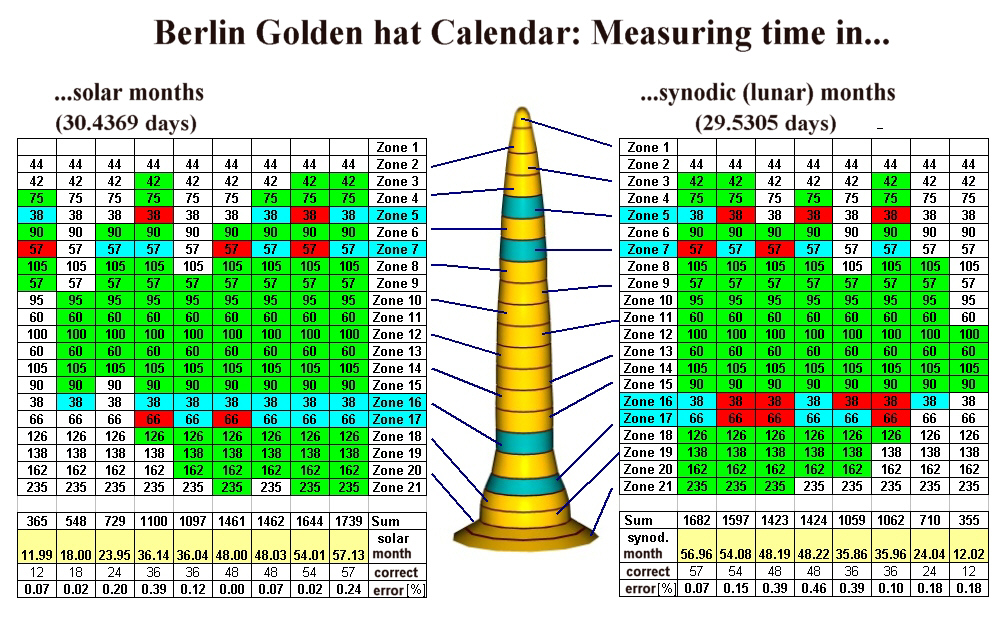
#> input picture assets/Berlin_Gold_hat_calendar.jpg, 1008 x 626 px, given in place of assets, which was not available
$ python measure_silhouette.py ../assets
#> lines starting #> are read from the running program, lines starting #| are printed output that depends on the picture; after the words box and inside, x2 and y2 are one past the last pixel; in counts of white or black regions, pixels touching at a corner belong together; pictures that were not available may be replaced by others from this repository, and a replacement may not be noted
#!/usr/bin/env python3
"""Measure the Berlin Gold Hat's silhouette from a photo, and forward-check r(z).

numpy + PIL only. No OpenCV, and none is needed.

    python3 scripts/measure_silhouette.py --list
    python3 scripts/measure_silhouette.py "assets/Cappello_....jpg" --dump
    python3 scripts/measure_silhouette.py "assets/Cappello_....jpg" --project

Segmentation: the background is *whatever the image border strip is* -- these
photos sit on a pure black surround -- so the foreground is any pixel far enough
from the border median. That is deliberately dumber than Otsu, which returns a
degenerate threshold when the border is one flat colour and then inverts.

`--dump` prints the mask as ASCII. That is how an agent whose model cannot
accept image content verifies that segmentation found the hat and not the
backdrop, a display stand, or a case reflection.

Why this is a *forward* check and not a measurement of r(z): the usable photo is
a tilted view (15 deg or so). A ring of radius r at height z projects to an
ellipse, not a point row, so the silhouette at a given row is

    max over z of  r(z) * sqrt(1 - ((v - z*cos t)/(r(z)*sin t))**2)

with v the image row in mm. Reading r(z) straight off the outline is therefore
wrong by up to r*sin(t) ~ 40 px of vertical smear. Instead the scale and tilt are
recovered from the brim, and the *planned* profile is projected and compared with
what the photo actually shows. See IMPLEMENTATION_PLAN.md section 12 (P1).
"""

import argparse
import glob
import json
import math
import os
import sys

import numpy as np
from PIL import Image

REPO = os.path.dirname(os.path.dirname(os.path.abspath(__file__)))
HAT_HEIGHT_MM = 745.0
BRIM_DIA_MM = 301.0


def silhouette(path, tol=None):
    """Foreground = far from the border median. Returns (mask, bg, tol)."""
    gray = np.asarray(Image.open(path).convert("L"), float)
    h, w = gray.shape
    pad = max(2, min(h, w) // 50)
    border = np.concatenate(
        [gray[:pad].ravel(), gray[-pad:].ravel(),
         gray[:, :pad].ravel(), gray[:, -pad:].ravel()]
    )
    bg = float(np.median(border))
    mad = float(np.median(np.abs(border - bg)))
    if tol is None:
        # 6*MAD tolerates a noisy background. The floor is 4, not 12: on the
        # museum photo the hat's own shadowed gold is barely brighter than the
        # black surround, and a floor of 12 carves holes out of the lower shaft
        # (48 collapsed rows at 12, 1 at 4). A floor of ~4 is just above this
        # scan's JPEG noise. Override with --tol.
        tol = max(4.0, 6.0 * mad)
    return np.abs(gray - bg) > tol, bg, tol


def runs(row):
    """Contiguous foreground spans in one row, as [(x_start, x_end)] inclusive."""
    idx = np.flatnonzero(row)
    if idx.size == 0:
        return []
    brk = np.flatnonzero(np.diff(idx) > 1)
    starts = np.concatenate(([0], brk + 1))
    ends = np.concatenate((brk, [idx.size - 1]))
    return [(int(idx[s]), int(idx[e])) for s, e in zip(starts, ends)]


def envelope(mask, gap_tol=25, min_run=3):
    """Per-row outer extent of the object, as [(y, x0, x1)].

    The gold surface fragments into many runs per row -- the dark seams between
    bosses fall below tolerance -- so a row's extent is the *envelope* of its
    runs, not its longest run. Runs lying further than `gap_tol` px from the
    widest run are case reflections and are dropped. That is a row-wise stand-in
    for connected-component labelling, which numpy alone cannot do here.
    """
    out = []
    for y in range(mask.shape[0]):
        spans = runs(mask[y])
        if not spans:
            continue
        k = max(range(len(spans)), key=lambda i: spans[i][1] - spans[i][0])
        lo = hi = k
        while lo > 0 and spans[lo][0] - spans[lo - 1][1] - 1 <= gap_tol:
            lo -= 1
        while hi < len(spans) - 1 and spans[hi + 1][0] - spans[hi][1] - 1 <= gap_tol:
            hi += 1
        x0, x1 = spans[lo][0], spans[hi][1]
        if x1 - x0 + 1 >= min_run:
            out.append((y, x0, x1))
    return despike(out)


def despike(env, half=10, frac=0.6):
    """Drop single-row envelope dropouts.

    Where a whole flank of the object falls into shadow, one row's envelope can
    collapse to a fraction of its neighbours'. Interpolating those from the
    surrounding rows is what any hand measurement would do; left in, a single
    such row moves a control-point reading by tens of mm.
    """
    if len(env) < 2 * half + 1:
        return env
    ys = np.array([r[0] for r in env], float)
    w = np.array([r[2] - r[1] + 1 for r in env], float)
    cx = np.array([(r[1] + r[2]) / 2.0 for r in env])
    good = np.ones(len(env), bool)
    for i in range(half, len(env) - half):
        window = np.median(w[i - half:i + half + 1])
        if w[i] < frac * window:
            good[i] = False
    if good.all():
        return env
    w_fix = np.interp(ys, ys[good], w[good])
    cx_fix = np.interp(ys, ys[good], cx[good])
    out = []
    for i, (y, x0, x1) in enumerate(env):
        if good[i]:
            out.append((y, x0, x1))
        else:
            a = int(round(cx_fix[i] - w_fix[i] / 2.0))
            out.append((y, a, a + int(round(w_fix[i])) - 1))
    return out


# [46 lines left out: functions ascii_dump, planned_profile, sampled, projected_halfwidth, not called in this run]


def main():
    ap = argparse.ArgumentParser()
    ap.add_argument("images", nargs="*")
    ap.add_argument("--list", action="store_true")
    ap.add_argument("--dump", action="store_true", help="print the mask as ASCII")
    ap.add_argument("--project", action="store_true",
                    help="recover scale+tilt from the brim and forward-check r(z)")
    ap.add_argument("--samples", type=int, default=12)
    ap.add_argument("--tol", type=float, default=None)
    a = ap.parse_args()

    paths = a.images
    if a.list or not paths:
        paths = sorted(
            p for p in glob.glob(os.path.join(REPO, "assets", "*"))
            if p.lower().endswith((".jpg", ".jpeg", ".png"))
        )

    for p in paths:
        name = os.path.relpath(p, REPO)
        try:
            mask, bg, tol = silhouette(p, a.tol)
#> in silhouette, `gray = np.asarray(Image.open(path).convert("L"), float)`:
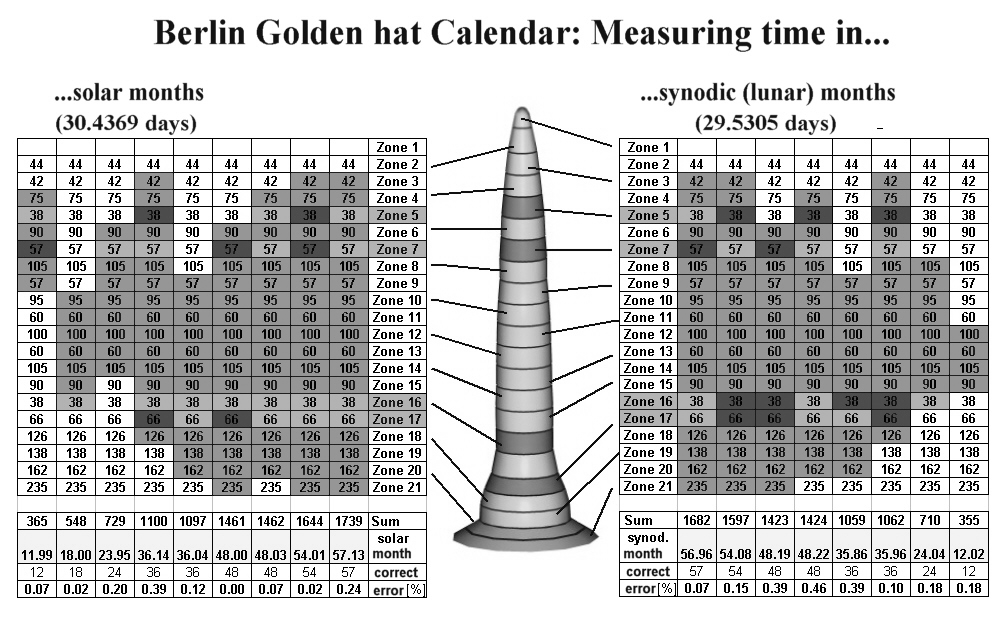
#> gray: shape (626, 1008) float64; min 0, max 255, mean 196.3
#> in silhouette, `bg = float(np.median(border))`: bg = 255
#> in silhouette, `mad = float(np.median(np.abs(border - bg)))`: mad = 0
#> in silhouette, `tol = max(4.0, 6.0 * mad)`: tol = 4
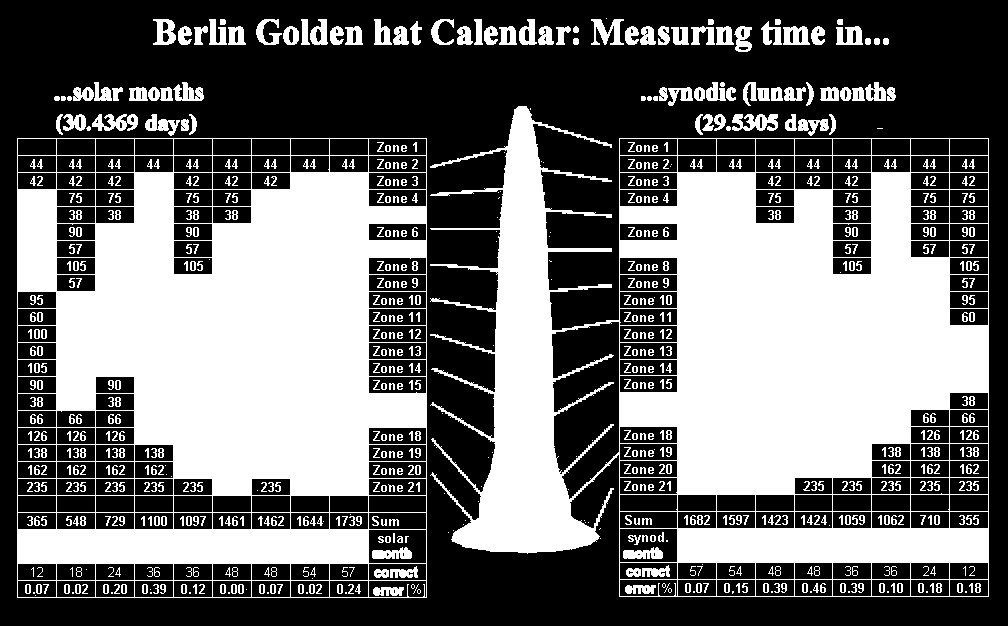
#> mask: shape (626, 1008) bool; 42.1% white; 778 white regions (89 under 20 px), largest, box (x1, y1, x2, y2) and area: (430, 106, 989, 597) 125720, (17, 138, 427, 598) 104370, (732, 114, 778, 131) 522
#> bg = 255; tol = 4
        except Exception as exc:
            print(f"{name}: FAILED to open ({exc})")
            continue
        env = envelope(mask)
#> the loop in envelope, `for y in range(mask.shape[0]):` made 626 passes
#> (k, x0, x1) on passes 20 to 22: (0, 153, 168), (0, 153, 171), (0, 156, 172)
#> after the loop in envelope, `for y in range(mask.shape[0]):`: out = 544 items, first 6: (19, 153, 168), (20, 153, 171), (21, 156, 172), (22, 157, 173), (23, 594, 619), (24, 594, 619)
#> in despike, `ys = np.array([r[0] for r in env], float)`: ys = 544 values from 19 to 597
#> in despike, `w = np.array([r[2] - r[1] + 1 for r in env], float)`: w = 544 values, max 972 at index 487, min 4 at index 52, mean 300.8
#> in despike, `cx = np.array([(r[1] + r[2]) / 2.0 for r in env])`: cx = 544 values, max 832.5 at index 328, min 128 at index 50, mean 383
#> the loop in despike, `for i in range(half, len(env) - half):` made 524 passes
#> window on passes 1 to 3: 407, 407, 508
#> in despike, `w_fix = np.interp(ys, ys[good], w[good])`: w_fix = 544 values, max 972 at index 487, min 10 at index 58, mean 337.8
#> in despike, `cx_fix = np.interp(ys, ys[good], cx[good])`: cx_fix = 544 values, max 832.5 at index 328, min 128 at index 50, mean 375
#> the loop in despike, `for i, (y, x0, x1) in enumerate(env):` made 544 passes
#> (y, x0, x1, a) on passes 15, 16, 17, 18, 19, 27, 28, 29, 30, 31, 32, 33: (33, 157, 563, 156), (34, 157, 563, 157), (35, 157, 563, 156), (36, 157, 563, 156), (37, 594, 861, 157), (45, 737, 751, 167), (46, 736, 751, 182), (47, 735, 751, 197), (48, 735, 750, 211), (49, 735, 750, 226), (50, 736, 749, 241), (51, 738, 747, 255)
#> env has the same summary as out in envelope
        print(f"\n=== {name}")
        print(f"    canvas {mask.shape[1]}x{mask.shape[0]}  bg={bg:.0f} tol={tol:.0f} "
              f"foreground={100.0 * mask.mean():.1f}% of pixels")
#|     canvas 1008x626  bg=255 tol=4 foreground=42.1% of pixels
        if len(env) < 20:
            print("    no usable silhouette -- is the object actually in this image?")
            continue

        if a.dump:
            print("    mask ('#' = foreground):")
            for line in ascii_dump(mask):
                print("      " + line)

        y0 = env[0][0]
#> y0 = 19
        widest = max(env, key=lambda r: r[2] - r[1])
#> widest = (536, 17, 988)
        brim_px = widest[2] - widest[1] + 1
#> brim_px = 972
        # Horizontal scale is exact: the brim's half-width IS the Krempenrand radius.
        s = (BRIM_DIA_MM / 2.0) / (brim_px / 2.0)
#> s = 0.31
        cx = (widest[1] + widest[2]) / 2.0
#> cx = 502.5

        print(f"    rows {y0}..{env[-1][0]}   widest row {widest[0]} = {brim_px} px"
              f"  =>  scale {s:.4f} mm/px")
#|     rows 19..597   widest row 536 = 972 px  =>  scale 0.3097 mm/px
        print(f"    naive aspect h/w = {(env[-1][0] - y0 + 1) / brim_px:.3f}"
              f"   (745/301 = {HAT_HEIGHT_MM / BRIM_DIA_MM:.3f})")
#|     naive aspect h/w = 0.596   (745/301 = 2.475)

        # Symmetry about the brim axis: a body of revolution seen front-on is
        # symmetric. A drift means the view is off-axis, so the outline is not
        # to be trusted whatever else agrees.
        # Rows below the brim's own silhouette edge are specks, not the hat.
        brim_bottom_guess = widest[0] + (BRIM_DIA_MM / 2.0) * math.sin(math.pi / 9) / s
#> brim_bottom_guess = 702.2
        asym = [abs((cx - r[1]) - (r[2] - cx)) * s
                for r in env if y0 + 30 < r[0] < brim_bottom_guess]
#> asym = 513 values, max 231.9 at index 19, min 0 at index 456, mean 143.8
        print(f"    worst L-R asymmetry about the brim axis: {max(asym):.1f} mm"
              f"{'   <-- off-axis view' if max(asym) > 6.0 else ''}")
#|     worst L-R asymmetry about the brim axis: 231.9 mm   <-- off-axis view
        print(f"    {'z mm':>7} {'dia mm':>8} {'L mm':>7} {'R mm':>7}")
        obj_h = env[-1][0] - y0 + 1
#> obj_h = 579
        for i in range(a.samples):
            y = int(round(y0 + i * (obj_h - 1) / (a.samples - 1)))
            near = min(env, key=lambda r: abs(r[0] - y))
            print(f"    {(near[0] - y0) * s:7.1f} {(near[2] - near[1] + 1) * s:8.1f}"
                  f" {(cx - near[1]) * s:7.1f} {(near[2] - cx) * s:7.1f}")
#> this loop made 12 passes
#> (y, near) on passes 1 to 12: (19, (19, 153, 168)), (72, (82, 712, 755)), (124, (124, 511, 547)), (177, (177, 17, 383)), (229, (229, 17, 382)), (282, (282, 17, 426)), (334, (334, 17, 437)), (387, (387, 601, 988)), (439, (439, 17, 433)), (492, (492, 654, 858)), (544, (544, 17, 368)), (597, (597, 17, 426))
#|         0.0      5.0   108.2  -103.6
#|        19.5     13.6   -64.9    78.2
#|        32.5     11.5    -2.6    13.8
#|        48.9    113.6   150.3   -37.0
#|        65.0    113.3   150.3   -37.3
#|        81.4    127.0   150.3   -23.7
#|        97.5    130.4   150.3   -20.3
#|       114.0    120.2   -30.5   150.3
#> (further printed lines are left out)

        if not a.project:
            continue

        # Recover the tilt from the brim: its centre row is the widest row, and
        # the axis point at z=0 sits on the apex row, so cos(t) follows from the
        # projected axis length. Then refine against the whole outline.
        ctrl = planned_profile()
        cos_t0 = (widest[0] - y0) * s / HAT_HEIGHT_MM
        t0 = math.acos(min(1.0, cos_t0))
        rows = np.array([r[0] for r in env], float)
        meas = np.array([(r[2] - r[1] + 1) / 2.0 * s for r in env])

        # [4 lines left out: function rms, not called in this run]

        grid = np.radians(np.arange(max(0.0, math.degrees(t0) - 8.0),
                                    math.degrees(t0) + 8.0, 0.1))
        best = min(grid, key=lambda t: rms(t, y0, rows[-1]))
        for span in (0.05, 0.01):
            grid = np.arange(best - span, best + span, span / 10.0)
            best = min(grid, key=lambda t: rms(t, y0, rows[-1]))

        th = math.degrees(best)
        print(f"\n    --- tilt recovered from the brim: {math.degrees(t0):.1f} deg,"
              f" refined to {th:.2f} deg")
        brim_bottom = widest[0] + (BRIM_DIA_MM / 2.0) * math.sin(best) / s
        print(f"    brim lower silhouette edge predicted at row {brim_bottom:.0f}"
              f" (foreground ends {env[-1][0]})")
        print(f"    {'z mm':>7} {'row':>6} {'planned r':>10} {'photo r':>8}"
              f" {'delta':>7}   section")
        secs = [(0, 68, 'apex z1'), (68, 160, 'shaft z2-5'), (160, 312, 'shaft z6-9'),
                (312, 445, 'shaft z10-12'), (445, 611, 'shaft z13-16'),
                (611, 629, 'cuff/Kalotte base'), (629, 738, 'Kalotte z17-19'),
                (738, HAT_HEIGHT_MM, 'Krempe')]
        for z, r in ctrl:
            if z <= 0:
                continue
            y = y0 + z * math.cos(best) / s
            near = min(env, key=lambda rr: abs(rr[0] - y))
            got = (near[2] - near[1] + 1) / 2.0 * s
            pred = float(projected_halfwidth(ctrl, s, best, y0, [y])[0])
            name = next((n for a, b, n in secs if a <= z < b), '')
            print(f"    {z:7.1f} {y:6.0f} {pred:10.1f} {got:8.1f} {got - pred:+7.1f}"
                  f"   {name}")
        print("\n    RMS of (photo - projected profile), in radius:")
        for a, b, n in secs:
            lo, hi = y0 + a * math.cos(best) / s, y0 + b * math.cos(best) / s
            if n == 'Krempe':
                continue
            print(f"      {n:<14} (rows {lo:4.0f}-{hi:4.0f}): {rms(best, lo, hi):5.2f} mm")
        print("\n    P1 criterion (plan section 12): <= 2 mm radius at the Krempenrand,")
        print("    the Kalottenfuss and the mid-shaft z=312; <= 5 mm elsewhere except")
        print("    the stepped cuff. Every larger residual must be attributed.")


if __name__ == "__main__":
    sys.exit(main())
#> (the program exits here)

$ run again, on assets/berliner_goldhut_abrollung.jpg
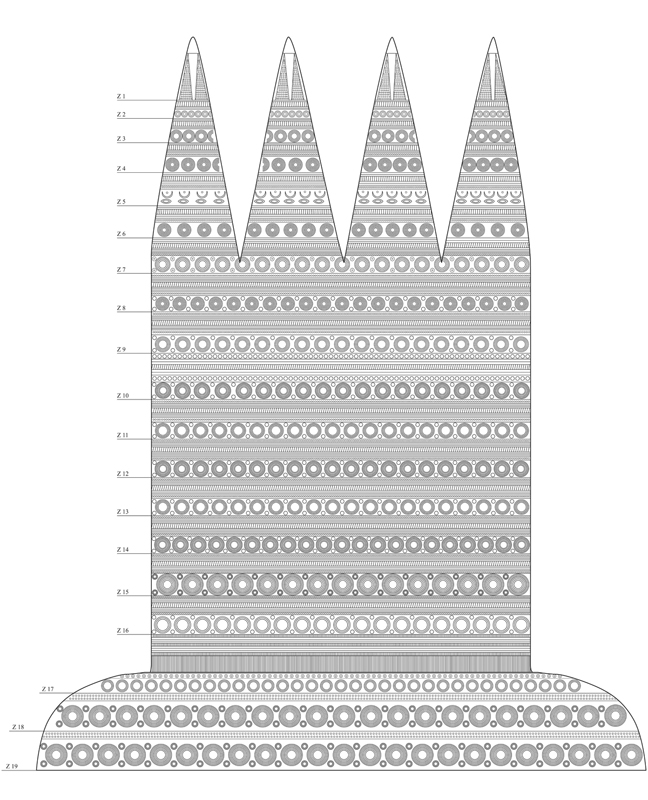
#> input picture assets/berliner_goldhut_abrollung.jpg, 648 x 800 px, given in place of assets, which was not available
#> in silhouette, `bg = float(np.median(border))`: bg = 255
#> mad = 0
#> in silhouette, `tol = max(4.0, 6.0 * mad)`: tol = 4
#> in main, `mask, bg, tol = silhouette(p, a.tol)`:
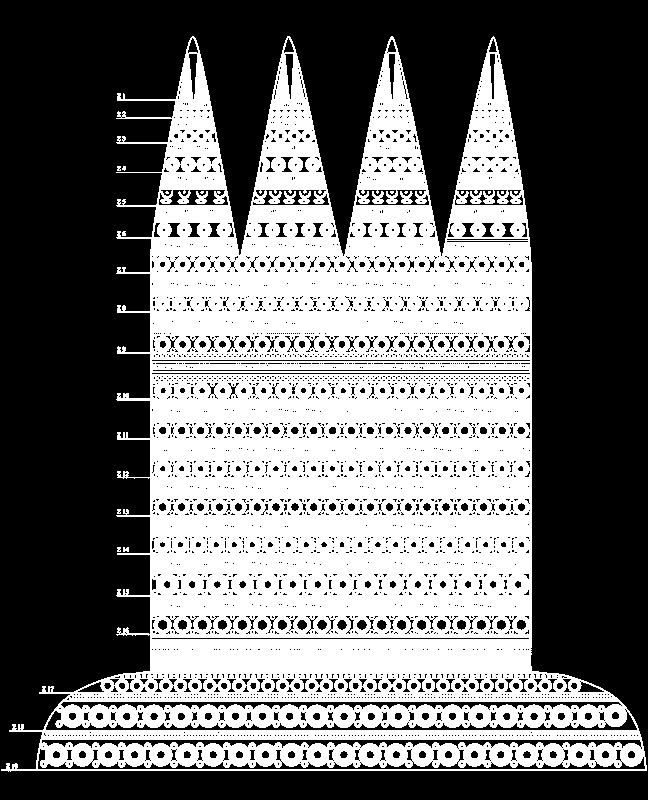
#> mask: shape (800, 648) bool; 43.6% white; 23 white regions (14 under 20 px), largest, box (x1, y1, x2, y2) and area: (1, 36, 647, 772) 225206, (268, 191, 282, 204) 105, (298, 191, 311, 204) 102
#> in main, `mask, bg, tol = silhouette(p, a.tol)`: bg = 255; tol = 4
#> the loop in envelope, `for y in range(mask.shape[0]):` made 800 passes
#> (k, x0, x1) on passes 61 to 63: (0, 184, 201), (0, 184, 201), (5, 382, 400)
#> after the loop in envelope, `for y in range(mask.shape[0]):`: out = 733 items, first 6: (36, 287, 289), (37, 191, 194), (38, 390, 393), (39, 389, 394), (40, 189, 196), (41, 285, 292)
#> ys = 733 values from 36 to 771
#> in despike, `w = np.array([r[2] - r[1] + 1 for r in env], float)`: w = 733 values, max 646 at index 730, min 3 at index 0, mean 328.7
#> in despike, `cx = np.array([(r[1] + r[2]) / 2.0 for r in env])`: cx = 733 values, max 641 at index 702, min 9 at index 732, mean 325.5
#> the loop in despike, `for i in range(half, len(env) - half):` made 713 passes
#> window on passes 1 to 3: 12, 12, 12
#> w_fix = 733 values, max 646 at index 730, min 3 at index 0, mean 335.4
#> cx_fix = 733 values, max 492.5 at index 14, min 9 at index 732, mean 327.3
#> the loop in despike, `for i, (y, x0, x1) in enumerate(env):` made 733 passes
#> (x0, x1) on passes 1 to 3: (287, 289), (191, 194), (390, 393)
#> env has the same summary as out in envelope
#|     canvas 648x800  bg=255 tol=4 foreground=43.6% of pixels
#> y0 = 36
#> widest = (769, 1, 646)
#> brim_px = 646
#> s = 0.466
#> in main, `cx = (widest[1] + widest[2]) / 2.0`: cx = 323.5
#|     rows 36..771   widest row 769 = 646 px  =>  scale 0.4659 mm/px
#|     naive aspect h/w = 1.139   (745/301 = 2.475)
#> brim_bottom_guess = 879.5
#> asym = 702 values, max 293.1 at index 701, min 0 at index 206, mean 25.33
#|     worst L-R asymmetry about the brim axis: 293.1 mm   <-- off-axis view
#> obj_h = 736
#> the loop in main, `for i in range(a.samples):` made 12 passes
#> (y, near) on passes 1 to 8: (36, (36, 287, 289)), (103, (103, 373, 410)), (170, (170, 258, 322)), (236, (236, 152, 528)), (303, (303, 150, 531)), (370, (370, 150, 531)), (437, (437, 117, 531)), (504, (504, 150, 531))
#> (printed output is left out)
